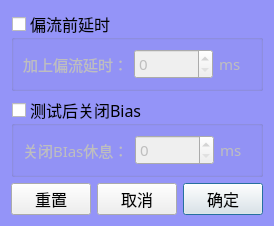
<?xml version="1.0" encoding="UTF-8"?>
<ui version="4.0">
 <class>clsBiasAOperation</class>
 <widget class="QDialog" name="clsBiasAOperation">
  <property name="windowModality">
   <enum>Qt::NonModal</enum>
  </property>
  <property name="geometry">
   <rect>
    <x>0</x>
    <y>0</y>
    <width>263</width>
    <height>166</height>
   </rect>
  </property>
  <property name="font">
   <font>
    <family>楷体</family>
    <pointsize>12</pointsize>
   </font>
  </property>
  <property name="windowTitle">
   <string>偏流设置</string>
  </property>
  <property name="styleSheet">
   <string notr="true">QDialog
{
	
	background-color: rgb(148, 148, 248);
}</string>
  </property>
  <layout class="QVBoxLayout" name="verticalLayout">
   <item>
    <widget class="QGroupBox" name="grpPreDelay">
     <property name="font">
      <font>
       <family>楷体</family>
       <pointsize>12</pointsize>
      </font>
     </property>
     <property name="title">
      <string>偏流前延时</string>
     </property>
     <property name="checkable">
      <bool>true</bool>
     </property>
     <property name="checked">
      <bool>false</bool>
     </property>
     <layout class="QHBoxLayout" name="horizontalLayout">
      <item>
       <widget class="QLabel" name="label_3">
        <property name="font">
         <font>
          <family>楷体</family>
          <pointsize>11</pointsize>
         </font>
        </property>
        <property name="text">
         <string>加上偏流延时：</string>
        </property>
       </widget>
      </item>
      <item>
       <widget class="QSpinBox" name="txtPreDelay">
        <property name="font">
         <font>
          <family>楷体</family>
          <pointsize>11</pointsize>
         </font>
        </property>
        <property name="maximum">
         <number>999999</number>
        </property>
       </widget>
      </item>
      <item>
       <widget class="QLabel" name="label">
        <property name="font">
         <font>
          <family>楷体</family>
          <pointsize>11</pointsize>
         </font>
        </property>
        <property name="text">
         <string>ms</string>
        </property>
       </widget>
      </item>
     </layout>
    </widget>
   </item>
   <item>
    <widget class="QGroupBox" name="grpAfterDelay">
     <property name="font">
      <font>
       <family>楷体</family>
       <pointsize>12</pointsize>
      </font>
     </property>
     <property name="title">
      <string>测试后关闭Bias</string>
     </property>
     <property name="checkable">
      <bool>true</bool>
     </property>
     <property name="checked">
      <bool>false</bool>
     </property>
     <layout class="QHBoxLayout" name="horizontalLayout_2">
      <item>
       <widget class="QLabel" name="label_4">
        <property name="font">
         <font>
          <family>楷体</family>
          <pointsize>11</pointsize>
         </font>
        </property>
        <property name="text">
         <string>关闭BIas休息：</string>
        </property>
       </widget>
      </item>
      <item>
       <widget class="QSpinBox" name="txtAfterDelay">
        <property name="font">
         <font>
          <family>楷体</family>
          <pointsize>11</pointsize>
         </font>
        </property>
        <property name="maximum">
         <number>999999</number>
        </property>
       </widget>
      </item>
      <item>
       <widget class="QLabel" name="label_2">
        <property name="font">
         <font>
          <family>楷体</family>
          <pointsize>11</pointsize>
         </font>
        </property>
        <property name="text">
         <string>ms</string>
        </property>
       </widget>
      </item>
     </layout>
    </widget>
   </item>
   <item>
    <layout class="QHBoxLayout" name="horizontalLayout_3">
     <item>
      <spacer name="horizontalSpacer">
       <property name="orientation">
        <enum>Qt::Horizontal</enum>
       </property>
       <property name="sizeHint" stdset="0">
        <size>
         <width>40</width>
         <height>20</height>
        </size>
       </property>
      </spacer>
     </item>
     <item>
      <widget class="QPushButton" name="btnReset">
       <property name="font">
        <font>
         <family>楷体</family>
         <pointsize>12</pointsize>
        </font>
       </property>
       <property name="text">
        <string>重置</string>
       </property>
      </widget>
     </item>
     <item>
      <widget class="QPushButton" name="btnCancel">
       <property name="font">
        <font>
         <family>楷体</family>
         <pointsize>12</pointsize>
        </font>
       </property>
       <property name="text">
        <string>取消</string>
       </property>
      </widget>
     </item>
     <item>
      <widget class="QPushButton" name="btnOk">
       <property name="font">
        <font>
         <family>楷体</family>
         <pointsize>12</pointsize>
        </font>
       </property>
       <property name="text">
        <string>确定</string>
       </property>
       <property name="default">
        <bool>true</bool>
       </property>
      </widget>
     </item>
    </layout>
   </item>
  </layout>
 </widget>
 <tabstops>
  <tabstop>grpPreDelay</tabstop>
  <tabstop>txtPreDelay</tabstop>
  <tabstop>grpAfterDelay</tabstop>
  <tabstop>txtAfterDelay</tabstop>
  <tabstop>btnOk</tabstop>
  <tabstop>btnCancel</tabstop>
  <tabstop>btnReset</tabstop>
 </tabstops>
 <resources/>
 <connections/>
</ui>
